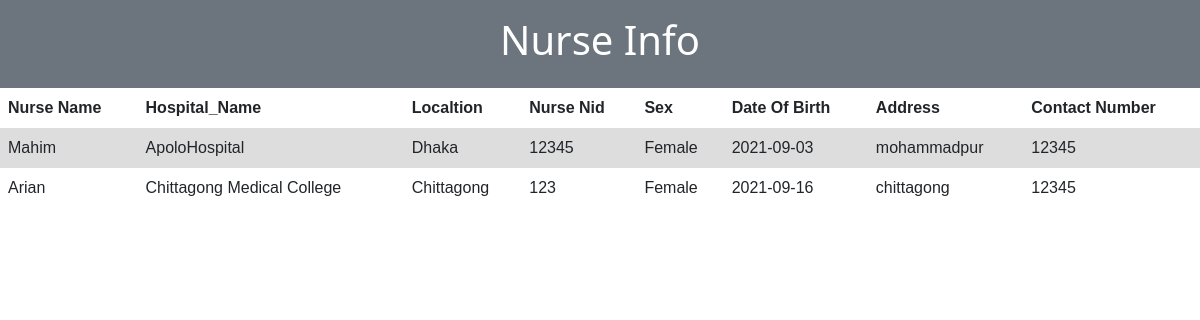
Page /admin/hospitals/nurseinfo.php (signed in) on the committed database.
### tables this page shows
CREATE TABLE `nurse` (
  `id` int(11) NOT NULL,
  `Nurse_Name` varchar(20) DEFAULT NULL,
  `city_id` int(11) NOT NULL,
  `hospital_id` int(11) DEFAULT NULL,
  `Nurse_NID` varchar(10) DEFAULT NULL,
  `nurse_pass` varchar(200) DEFAULT NULL,
  `Sex` varchar(6) DEFAULT NULL,
  `Date_of_Birth` date DEFAULT NULL,
  `Address` varchar(30) DEFAULT NULL,
  `Contact_Number` varchar(11) DEFAULT NULL
);

CREATE TABLE `hospital` (
  `id` int(11) NOT NULL,
  `city_id` int(11) DEFAULT NULL,
  `Hospital_Name` varchar(30) NOT NULL
);

CREATE TABLE `cities` (
  `id` int(11) NOT NULL,
  `city_name` varchar(200) NOT NULL,
  `time` timestamp NOT NULL DEFAULT current_timestamp()
);

### admin/hospitals/nurseinfo.php (the view, shortened to what this page needs)
<?php
require '../../config/conn.php';
include '../../includes/header.php';
?>
    <header class="d-flex justify-content-center py-3 bg-secondary">
        <h1 style="color:white">Nurse Info</h1>
        </header>
<table>
<tr>
<th>Nurse Name</th>
    <th>Hospital_Name </th>
    <th>Localtion</th>
      <th>Nurse Nid</th>
    <th>Sex</th>
    <th>Date Of Birth</th>
    <th>Address</th>
    <th>Contact Number</th>
</tr>
<?php
$selectData = 'SELECT * FROM `nurse` INNER JOIN hospital on nurse.hospital_id = hospital.id INNER JOIN cities on nurse.city_id = cities.id';
$result = mysqli_query($conn, $selectData);
while($row = mysqli_fetch_assoc($result)){
     $Nurse_Name  =  $row['Nurse_Name'];
     $Hospital_Name  =  $row['Hospital_Name'];
     $Location =  $row['city_name'];
     $Nurse_NID   =  $row['Nurse_NID'];
     $Sex  =  $row['Sex'];
     $Date_of_Birth =  $row['Date_of_Birth'];
     $Address =  $row['Address'];
     $Contact_Number  =  $row['Contact_Number'];
   ?>
<tr>
    <td><?php echo $Nurse_Name; ?></td>
    <td><?php echo $Hospital_Name; ?></td>
    <td><?php echo $Location; ?></td>
    <td><?php echo $Nurse_NID; ?></td>
    <td><?php echo $Sex; ?></td>
    <td><?php echo $Date_of_Birth; ?></td>
    <td><?php echo $Address; ?></td>
    <td><?php echo $Contact_Number; ?></td>
</tr>
<?php
}
?></table>
<?php include '../../includes/footer.php'; ?>

### includes/style.css (style rules this page uses)
table { font-family: arial, sans-serif; border-collapse: collapse; width: 100%; }
td, th { border: 1px solid #dddddd; text-align: left; padding: 8px; }
tr:nth-child(even) { background-color: #dddddd; }

### rows in the picture
nurse: Nurse_Name "Mahim", hospital.Hospital_Name "ApoloHospital", city.city_name "Dhaka", Nurse_NID "12345", Sex "Female", Date_of_Birth "2021-09-03", Address "mohammadpur", Contact_Number "12345"
nurse: Nurse_Name "Arian", hospital.Hospital_Name "Chittagong Medical College", city.city_name "Chittagong", Nurse_NID "123", Sex "Female", Date_of_Birth "2021-09-16", Address "chittagong", Contact_Number "12345"
